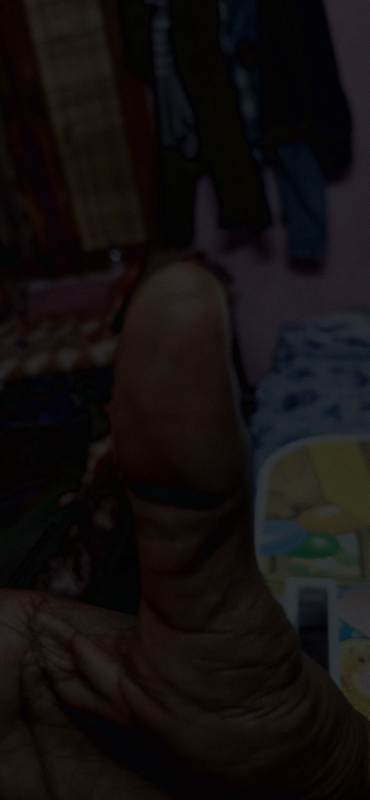
#> input picture data/dark/dark1.jpg, 739 x 1600 px (shown at 1/2 size)
$ python -i quality_assessment.py   (imports and definitions only)   (older library calls are emulated)
#> lines starting #> are read from the running program, lines starting #| are printed output that depends on the picture; after the words box and inside, x2 and y2 are one past the last pixel; in counts of white or black regions, pixels touching at a corner belong together
#> further down, picture is the input picture: shape (1600, 739, 3); mean B, G, R 15.1, 15.4, 19.1
import cv2
import numpy as np
import time


# [124 lines left out: functions check_blur, check_brightness, check_glare, not called in this run]

# =====================================================
# ROI Completeness (Improved)
# =====================================================

def check_roi_completeness(image_bgr, min_roi_percentage=30.0):
    """
    Estimate fingerprint ROI completeness using contour detection.
    """
#> called with min_roi_percentage = 30

    start_time = time.perf_counter()

    gray = cv2.cvtColor(image_bgr, cv2.COLOR_BGR2GRAY)

    # Reduce noise
    blurred = cv2.GaussianBlur(gray, (5, 5), 0)

    # Automatic threshold
    _, binary = cv2.threshold(
        blurred,
        0,
        255,
        cv2.THRESH_BINARY + cv2.THRESH_OTSU
    )
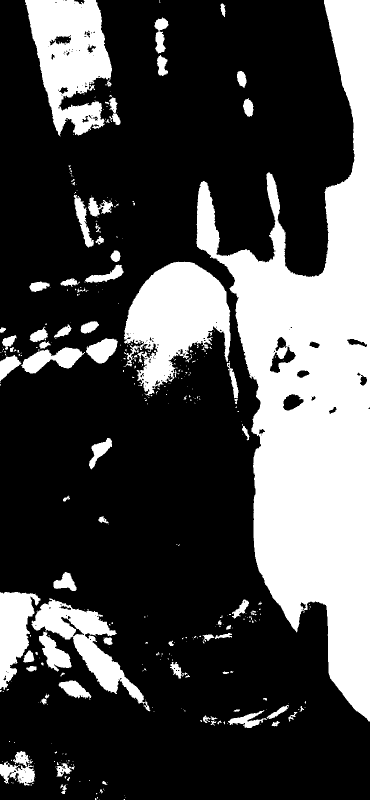
#> binary: shape (1600, 739) (shown at 1/2 size); 28.5% white; 386 white regions (295 under 20 px), largest, box (x1, y1, x2, y2) and area: (393, 0, 739, 1443) 217353, (248, 523, 461, 791) 33148, (50, 0, 224, 273) 29251

    # Remove small holes
    kernel = np.ones((5, 5), np.uint8)

    binary = cv2.morphologyEx(
        binary,
        cv2.MORPH_CLOSE,
        kernel
    )
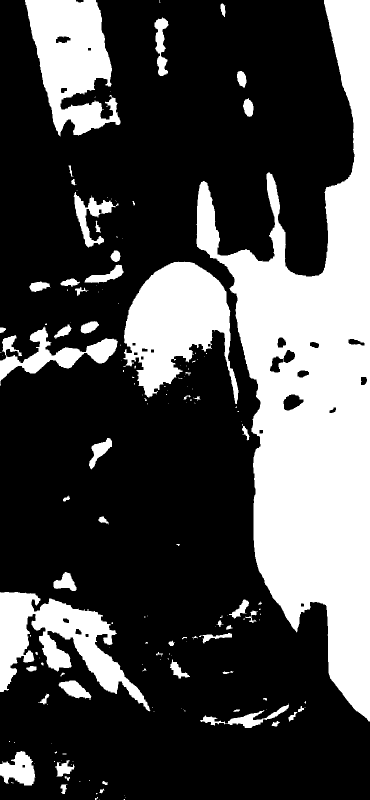
#> binary: shape (1600, 739) (shown at 1/2 size); 29.2% white; 166 white regions (105 under 20 px)

    contours, _ = cv2.findContours(
        binary,
        cv2.RETR_EXTERNAL,
        cv2.CHAIN_APPROX_SIMPLE
    )
#> contours = 166 contours, 114 with area under 20; largest, box (x1, y1, x2, y2) and area: (393, 0, 739, 1443) 219145, (246, 523, 477, 808) 36066, (50, 0, 241, 273) 31014, (0, 1184, 301, 1423) 26348, (0, 653, 236, 771) 7946

    if not contours:
        return {
            "roi_percentage": 0.0,
            "roi_complete": False,
            "processing_time_ms": 0.0
        }

    largest = max(contours, key=cv2.contourArea)
#> largest = contour of 983 points, box (x1, y1, x2, y2) (393, 0, 739, 1443), area 219145

    roi_area = cv2.contourArea(largest)
#> roi_area = 219145

    image_area = image_bgr.shape[0] * image_bgr.shape[1]
#> image_area = 1182400

    roi_percentage = (roi_area / image_area) * 100
#> roi_percentage = 18.53

    end_time = time.perf_counter()

    return {
        "roi_percentage": round(float(roi_percentage), 2),
        "roi_complete": roi_percentage >= min_roi_percentage,
        "processing_time_ms": round(
            (end_time - start_time) * 1000,
            2
        )
    }

# =====================================================
# Ridge Clarity
# =====================================================

# [148 lines left out: functions check_ridge_clarity, calculate_composite_score, quality_gate, not called in this run]

>>> import cv2
>>> picture = cv2.imread('data/dark/dark1.jpg')
>>> result = check_roi_completeness(picture)
#> result = {'roi_percentage': 18.53, 'roi_complete': False, 'processing_time_ms': 93.67}
